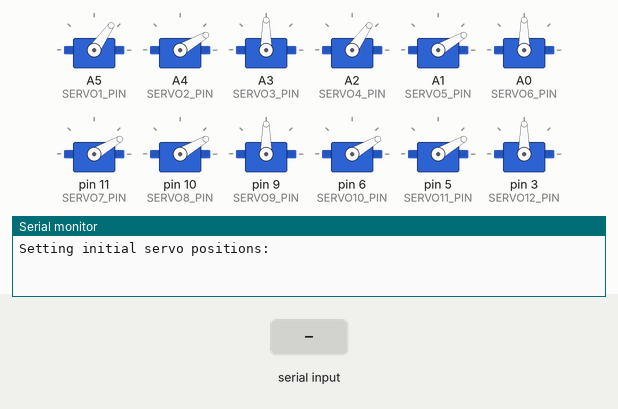
This sketch was run on a simulated Arduino Uno, built with avr-gcc and run on an emulated ATmega328P. Shown: 12 × servo, the last lines printed to the serial monitor. The inputs (shaded band) are chosen by the test bench.

Above: at 3.2 s.
3.3 s: "3" received over the second serial link
At 6.1 s:
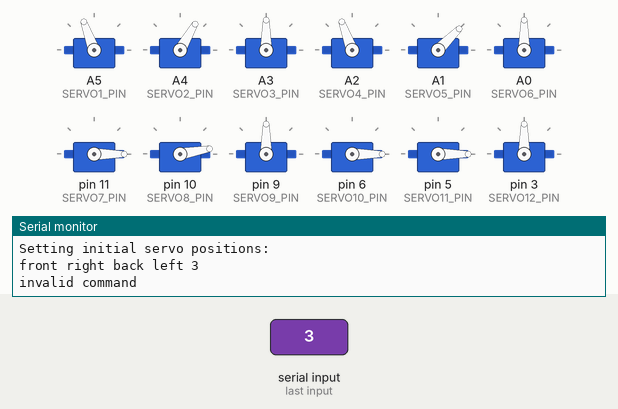
6.3 s: "5" received over the second serial link
At 6.8 s:
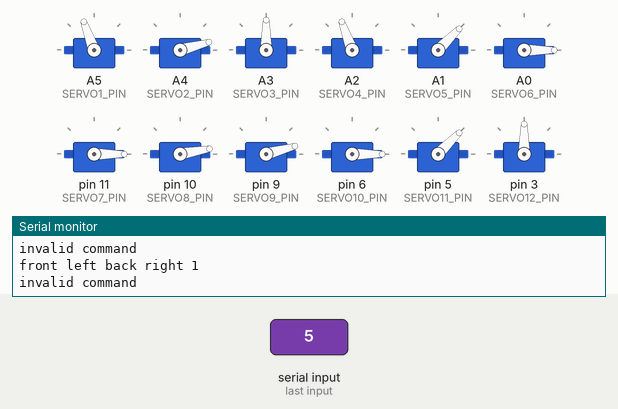
7.8 s: "1" received over the second serial link
At 9.0 s:
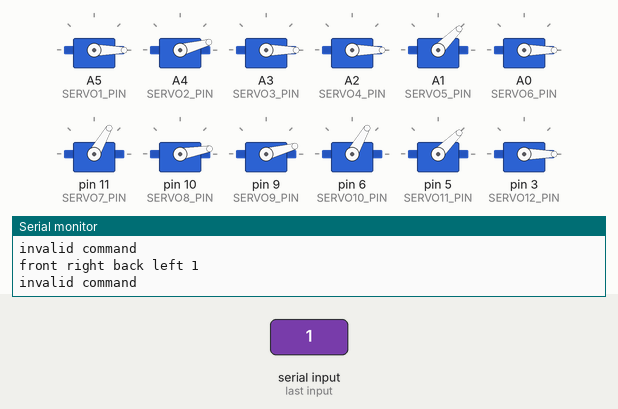
9.3 s: "2" received over the second serial link
At 11.0 s:
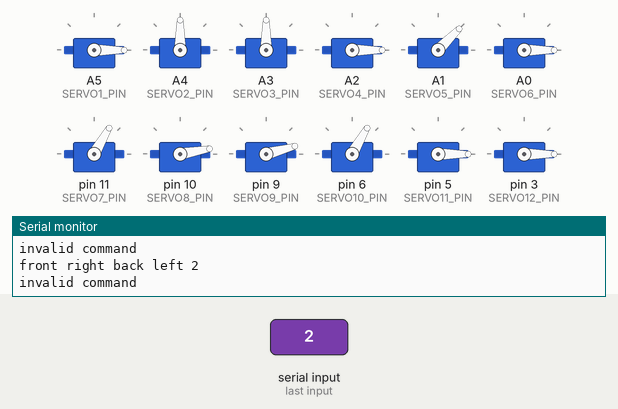
11.8 s: "6" received over the second serial link
At 14.0 s:
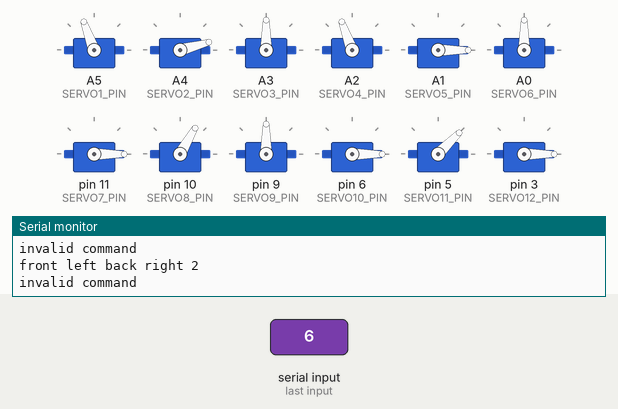
14.3 s: "4" received over the second serial link
At 15.3 s:
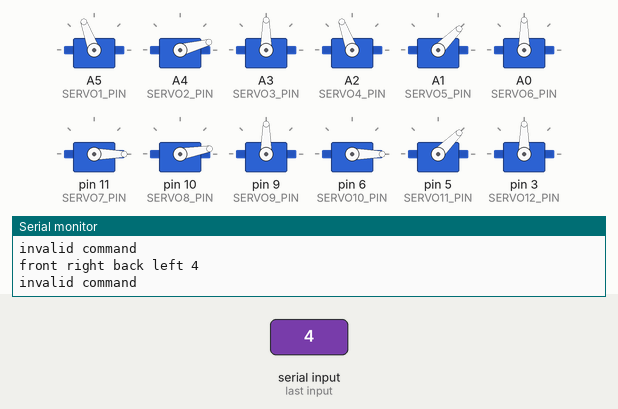
Timing chart, 0 to 16.8 s (numbered marks = the images above; inputs shaded):
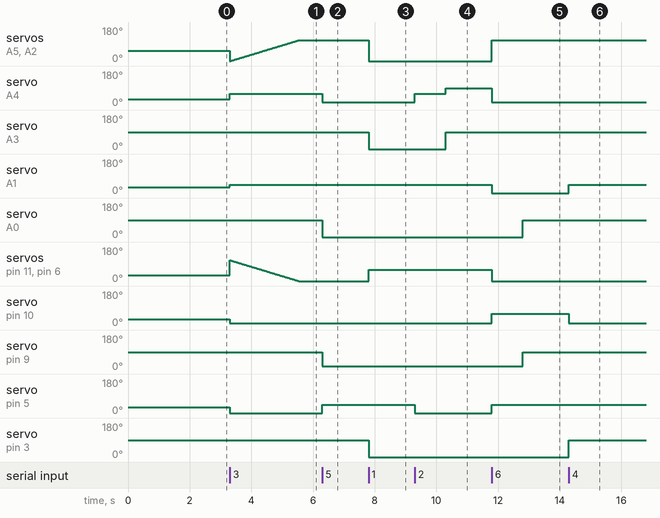

The sketch:

arduino_suicidal_code.ino
```cpp
#include <String.h>
#include <math.h>
#include <Wire.h>
#include <Servo.h>
#include <SoftwareSerial.h>

#define SERVO1_PIN A5
#define SERVO2_PIN A4
#define SERVO3_PIN A3
#define SERVO4_PIN A2
#define SERVO5_PIN A1
#define SERVO6_PIN A0
#define SERVO7_PIN 11
#define SERVO8_PIN 10
#define SERVO9_PIN 9
#define SERVO10_PIN 6
#define SERVO11_PIN 5
#define SERVO12_PIN 3

Servo SERVO1;
Servo SERVO2;
Servo SERVO3;
Servo SERVO4;
Servo SERVO5;
Servo SERVO6;
Servo SERVO7;
Servo SERVO8;
Servo SERVO9;
Servo SERVO10;
Servo SERVO11;
Servo SERVO12;

#define PI 3.14159
bool flag = true;
SoftwareSerial BTserial(0, 1);

char command;


/////////////////////////// ADJUSTABLE PARAMETERS ///////////////////////////////////////////
/////////////////////////////////////////////////////////////////////////////////////////////
/////////////////////////////// FLIP DIRECTIONS IF NECESSARY  ///////////////////////////////

const int SERVO_DIR[16] = {1, -1, 1, 0, -1, 1, 1, 0, 1, -1, 1, 0, -1, 1, 1, 0};  // flip direction of servo

/////////////////////////////////////////////////////////////////////////////////////////////


/////////////////////////////  ADJUST IF NEEDED (for front right leg)  ////////////////////////////////////////////

const int THETA1_INIT = 55; // initial joint angles (degree)
const int THETA2_INIT = 30;
const int THETA3_INIT = 90;

const int THETA1_BACK_ANGLE = 0;  // shoulder servo (servo 0) front and back angles
const int THETA1_FRONT_ANGLE = 110;

const int THETA2_PRESSURE_ANGLE = 15;  // elbow servo (servo 1) pressure and release angles
const int THETA2_RELEASE_ANGLE = 60;

const int THETA3_PULL_ANGLE = 0;  // gripper servo (servo 2) pull and release angle
const int THETA3_RELEASE_ANGLE = 90;

/////////////////////////////////////////////////////////////////////////////////////////////
/////////////////////////////////////////////////////////////////////////////////////////////
/////////////////////////////  ADJUST IF NEEDED (for front left leg)  ////////////////////////////////////////////

const int THETA4_INIT = 55; // initial joint angles (degree)
const int THETA5_INIT = 30;
const int THETA6_INIT = 90;

const int THETA4_BACK_ANGLE = 110;  // shoulder servo (servo 0) front and back angles
const int THETA4_FRONT_ANGLE = 0;

const int THETA5_PRESSURE_ANGLE = 45;  // elbow servo (servo 1) pressure and release angles
const int THETA5_RELEASE_ANGLE = 0;

const int THETA6_PULL_ANGLE = 0;  // gripper servo (servo 2) pull and release angle
const int THETA6_RELEASE_ANGLE = 90;

/////////////////////////////////////////////////////////////////////////////////////////////
/////////////////////////////////////////////////////////////////////////////////////////////
/////////////////////////////  ADJUST IF NEEDED (for back right leg)  ////////////////////////////////////////////

const int THETA7_INIT = 30; // initial joint angles (degree)
const int THETA8_INIT = 30;
const int THETA9_INIT = 90;

const int THETA7_BACK_ANGLE = 0;  // shoulder servo (servo 0) front and back angles
const int THETA7_FRONT_ANGLE = 60;

const int THETA8_PRESSURE_ANGLE = 10;  // elbow servo (servo 1) pressure and release angles
const int THETA8_RELEASE_ANGLE = 60;

const int THETA9_PULL_ANGLE = 15;  // gripper servo (servo 2) pull and release angle
const int THETA9_RELEASE_ANGLE = 90;

/////////////////////////////////////////////////////////////////////////////////////////////
/////////////////////////////////////////////////////////////////////////////////////////////
/////////////////////////////  ADJUST IF NEEDED (for back left leg)  ////////////////////////////////////////////

const int THETA10_INIT = 30; // initial joint angles (degree)
const int THETA11_INIT = 30;
const int THETA12_INIT = 90;

const int THETA10_BACK_ANGLE = 60;  // shoulder servo (servo 0) front and back angles
const int THETA10_FRONT_ANGLE = 0;

const int THETA11_PRESSURE_ANGLE = 45;  // elbow servo (servo 1) pressure and release angles
const int THETA11_RELEASE_ANGLE = 0;

const int THETA12_PULL_ANGLE = 0;  // gripper servo (servo 2) pull and release angle
const int THETA12_RELEASE_ANGLE = 90;

/////////////////////////////////////////////////////////////////////////////////////////////
/////////////////////////////////////////////////////////////////////////////////////////////


// NECESSARY FUNCTIONS, NO NEED TO ADJUST

void front_right_back_left_1(){
  SERVO5.write(THETA5_PRESSURE_ANGLE);
  SERVO8.write(THETA8_PRESSURE_ANGLE);
  // GRIPPER RELEASE FRONT
  SERVO4.write(THETA4_FRONT_ANGLE);
  SERVO1.write(THETA1_BACK_ANGLE);
  SERVO2.write(THETA2_PRESSURE_ANGLE);
  SERVO3.write(THETA3_PULL_ANGLE);
  // GRIPPER RELEASE BACK
  SERVO10.write(THETA10_BACK_ANGLE);
  SERVO7.write(THETA7_FRONT_ANGLE);
  SERVO11.write(THETA11_PRESSURE_ANGLE);
  SERVO12.write(THETA12_PULL_ANGLE);
}

void front_right_back_left_2(){
  SERVO5.write(THETA5_PRESSURE_ANGLE);
  SERVO8.write(THETA8_PRESSURE_ANGLE);
  // ARM UP FRONT
  SERVO4.write(THETA4_FRONT_ANGLE);
  SERVO1.write(THETA1_BACK_ANGLE);
  SERVO2.write(THETA2_RELEASE_ANGLE);

  // ARM UP BACK
  SERVO10.write(THETA10_BACK_ANGLE);
  SERVO7.write(THETA7_FRONT_ANGLE);
  SERVO11.write(THETA11_RELEASE_ANGLE);
  delay(1000);
  SERVO2.write(THETA12_RELEASE_ANGLE);
  SERVO3.write(THETA3_RELEASE_ANGLE);
}

void front_right_back_left_3(){
  SERVO5.write(THETA5_PRESSURE_ANGLE);
  SERVO8.write(THETA8_PRESSURE_ANGLE);
  // FRONT LEG FRONT, GRIPPER RELEASE
  SERVO2.write(THETA2_RELEASE_ANGLE);
  SERVO3.write(THETA3_RELEASE_ANGLE);
  SERVO11.write(THETA11_RELEASE_ANGLE);
  SERVO12.write(THETA12_RELEASE_ANGLE);

  for(int f = THETA1_BACK_ANGLE; f <= THETA1_FRONT_ANGLE; f++){
    SERVO4.write(f);
    SERVO1.write(f);

    SERVO10.write(THETA1_FRONT_ANGLE - f);
    SERVO7.write(THETA1_FRONT_ANGLE - f);
    delay(20);
  }
}

void front_right_back_left_4(){
  SERVO5.write(THETA5_PRESSURE_ANGLE);
  SERVO8.write(THETA8_PRESSURE_ANGLE);
  // ARM DOWN FRONT
  SERVO4.write(THETA4_BACK_ANGLE);
  SERVO1.write(THETA1_FRONT_ANGLE);
  SERVO2.write(THETA2_PRESSURE_ANGLE);
  SERVO3.write(THETA3_RELEASE_ANGLE);
  // ARM DOWN BACK
  SERVO10.write(THETA10_FRONT_ANGLE);
  SERVO7.write(THETA7_BACK_ANGLE);
  SERVO11.write(THETA11_PRESSURE_ANGLE);
  SERVO12.write(THETA12_RELEASE_ANGLE);
}


// function for executing a trajectory once
void front_right_back_left_forward(){

  Serial.println("Executing front-right forward, back-left forward movement:");
  Serial.println("");

  front_right_back_left_1();

  delay(700);

  front_right_back_left_2();

  delay(700);

  front_right_back_left_3();

  delay(700);

  front_right_back_left_4();

  delay(700);
}

void front_left_back_right_1(){
  SERVO2.write(THETA2_PRESSURE_ANGLE);
  SERVO11.write(THETA11_PRESSURE_ANGLE);
  // GRIPPER RELEASE FRONT
  SERVO4.write(THETA4_BACK_ANGLE);
  SERVO1.write(THETA1_FRONT_ANGLE);
  SERVO5.write(THETA5_PRESSURE_ANGLE);
  SERVO6.write(THETA6_PULL_ANGLE);
  // GRIPPER RELEASE BACK
  SERVO10.write(THETA10_FRONT_ANGLE);
  SERVO7.write(THETA7_BACK_ANGLE);
  SERVO8.write(THETA8_PRESSURE_ANGLE);
  SERVO9.write(THETA9_PULL_ANGLE);
}

void front_left_back_right_2(){
  SERVO2.write(THETA2_PRESSURE_ANGLE);
  SERVO11.write(THETA11_PRESSURE_ANGLE);
  // ARM UP FRONT
  SERVO4.write(THETA4_BACK_ANGLE);
  SERVO1.write(THETA1_FRONT_ANGLE);
  SERVO5.write(THETA5_RELEASE_ANGLE);

  // ARM UP BACK
  SERVO10.write(THETA10_FRONT_ANGLE);
  SERVO7.write(THETA7_BACK_ANGLE);
  SERVO8.write(THETA8_RELEASE_ANGLE);
  delay(1000);
  SERVO9.write(THETA9_RELEASE_ANGLE);
  SERVO6.write(THETA6_RELEASE_ANGLE);
}

void front_left_back_right_3(){
  SERVO2.write(THETA2_PRESSURE_ANGLE);
  SERVO11.write(THETA11_PRESSURE_ANGLE);
  // FRONT LEG FRONT
  SERVO5.write(THETA5_RELEASE_ANGLE);
  SERVO6.write(THETA6_RELEASE_ANGLE);
  SERVO8.write(THETA8_RELEASE_ANGLE);
  SERVO9.write(THETA9_RELEASE_ANGLE);

  for(int f = THETA1_FRONT_ANGLE; f >= THETA1_BACK_ANGLE; f--){
    SERVO4.write(f);
    SERVO1.write(f);

    SERVO10.write(THETA1_FRONT_ANGLE - f);
    SERVO7.write(THETA1_FRONT_ANGLE - f);
    delay(20);
  }
}

void front_left_back_right_4(){
  SERVO2.write(THETA2_PRESSURE_ANGLE);
  SERVO11.write(THETA11_PRESSURE_ANGLE);
  SERVO4.write(THETA4_FRONT_ANGLE);
  SERVO1.write(THETA1_BACK_ANGLE);
  SERVO5.write(THETA5_PRESSURE_ANGLE);
  SERVO6.write(THETA6_RELEASE_ANGLE);
  // BACK LEG FRONT
  SERVO10.write(THETA10_BACK_ANGLE);
  SERVO7.write(THETA7_FRONT_ANGLE);
  SERVO8.write(THETA8_PRESSURE_ANGLE);
  SERVO9.write(THETA9_RELEASE_ANGLE);
}

// function for executing a trajectory once
void front_left_back_right_forward(){

  Serial.println("Executing front-left forward, back_right forward movement:");
  Serial.println("");

  front_left_back_right_1();

  delay(700);

  front_left_back_right_2();

  delay(700);

  front_left_back_right_3();

  delay(700);

  front_left_back_right_4();

  delay(700);

}

void set_initial_positions(){
  SERVO1.write(THETA1_INIT);
  SERVO2.write(THETA2_INIT);
  SERVO3.write(THETA3_INIT);
  SERVO4.write(THETA4_INIT);
  SERVO5.write(THETA5_INIT);
  SERVO6.write(THETA6_INIT);
  SERVO7.write(THETA7_INIT);
  SERVO8.write(THETA8_INIT);
  SERVO9.write(THETA9_INIT);
  SERVO10.write(THETA10_INIT);
  SERVO11.write(THETA11_INIT);
  SERVO12.write(THETA12_INIT);
}

void setup() {
  // put your setup code here, to run once:
  Serial.begin(9600);
  BTserial.begin(9600);

  SERVO1.attach(SERVO1_PIN);
  SERVO2.attach(SERVO2_PIN);
  SERVO3.attach(SERVO3_PIN);
  SERVO4.attach(SERVO4_PIN);
  SERVO5.attach(SERVO5_PIN);
  SERVO6.attach(SERVO6_PIN);
  SERVO7.attach(SERVO7_PIN);
  SERVO8.attach(SERVO8_PIN);
  SERVO9.attach(SERVO9_PIN);
  SERVO10.attach(SERVO10_PIN);
  SERVO11.attach(SERVO11_PIN);
  SERVO12.attach(SERVO12_PIN);

  // set an initial position
  Serial.println("Setting initial servo positions:");

  set_initial_positions(); // perform initial movement

  delay(2000);
}

void loop() {
  if(BTserial.available()>0){
    command = BTserial.read();
    /////////////////////////////// do what you gotta do each time there's an input in the serial monitor ////////////////////////////////////
    if(command == '1'){
      front_right_back_left_1();  // execute the desired trajectory
      Serial.println("front right back left 1");
    }
    if(command == '2'){
      front_right_back_left_2();  // execute the desired trajectory
      Serial.println("front right back left 2");
    }
    if(command == '3'){
      front_right_back_left_3();  // execute the desired trajectory
      Serial.println("front right back left 3");
    }
    if(command == '4'){
      front_right_back_left_4();  // execute the desired trajectory
      Serial.println("front right back left 4");
    }
    if(command == '5'){
      front_left_back_right_1();  // execute the desired trajectory
      Serial.println("front left back right 1");
    }
    if(command == '6'){
      front_left_back_right_2();  // execute the desired trajectory
      Serial.println("front left back right 2");
    }
    if(command == '7'){
      front_left_back_right_3();  // execute the desired trajectory
      Serial.println("front left back right 3");
    }
    if(command == '8'){
      front_left_back_right_4();  // execute the desired trajectory
      Serial.println("front left back right 4");
    }
    else{
      Serial.println("invalid command");
    }
    ///////////////////////////////////////////////////////////////////////////////////////////////////////////////////////////////////////////
  }
}
```

Measured:
- after the input at 3.3 s, servo on A4 (SERVO2_PIN): 30° → 60° at once; servo on A1 (SERVO5_PIN): 30° → 45° at once; servo on pin 10 (SERVO8_PIN): 30° → 10° at once; servo on pin 5 (SERVO11_PIN): 30° → 0° at once
- after the input at 6.3 s, servo on A4 (SERVO2_PIN): 60° → 15° at once; servo on A0 (SERVO6_PIN): 90° → 0° at once; servo on pin 9 (SERVO9_PIN): 90° → 15° at once; servo on pin 5 (SERVO11_PIN): 0° → 45° at once
- after the input at 7.8 s, servo on A5 (SERVO1_PIN), servo on A2 (SERVO4_PIN): 110° → 0° at once; servo on A3 (SERVO3_PIN), servo on pin 3 (SERVO12_PIN): 90° → 0° at once; servo on pin 11 (SERVO7_PIN), servo on pin 6 (SERVO10_PIN): 0° → 60° at once
- after the input at 9.3 s, servo on A4 (SERVO2_PIN): 15° → 60° at once, → 90° 1.0 s later; servo on A3 (SERVO3_PIN): 0° → 90° after 1.0 s; servo on pin 5 (SERVO11_PIN): 45° → 0° at once
- after the input at 11.8 s, servo on A5 (SERVO1_PIN), servo on A2 (SERVO4_PIN): 0° → 110° at once; servo on A4 (SERVO2_PIN): 90° → 15° at once; servo on A1 (SERVO5_PIN): 45° → 0° at once; servo on A0 (SERVO6_PIN): 0° → 90° after 1.0 s; servo on pin 11 (SERVO7_PIN), servo on pin 6 (SERVO10_PIN): 60° → 0° at once
- after the input at 14.3 s, servo on A1 (SERVO5_PIN): 0° → 45° at once; servo on pin 10 (SERVO8_PIN): 60° → 10° at once; servo on pin 3 (SERVO12_PIN): 0° → 90° at once
